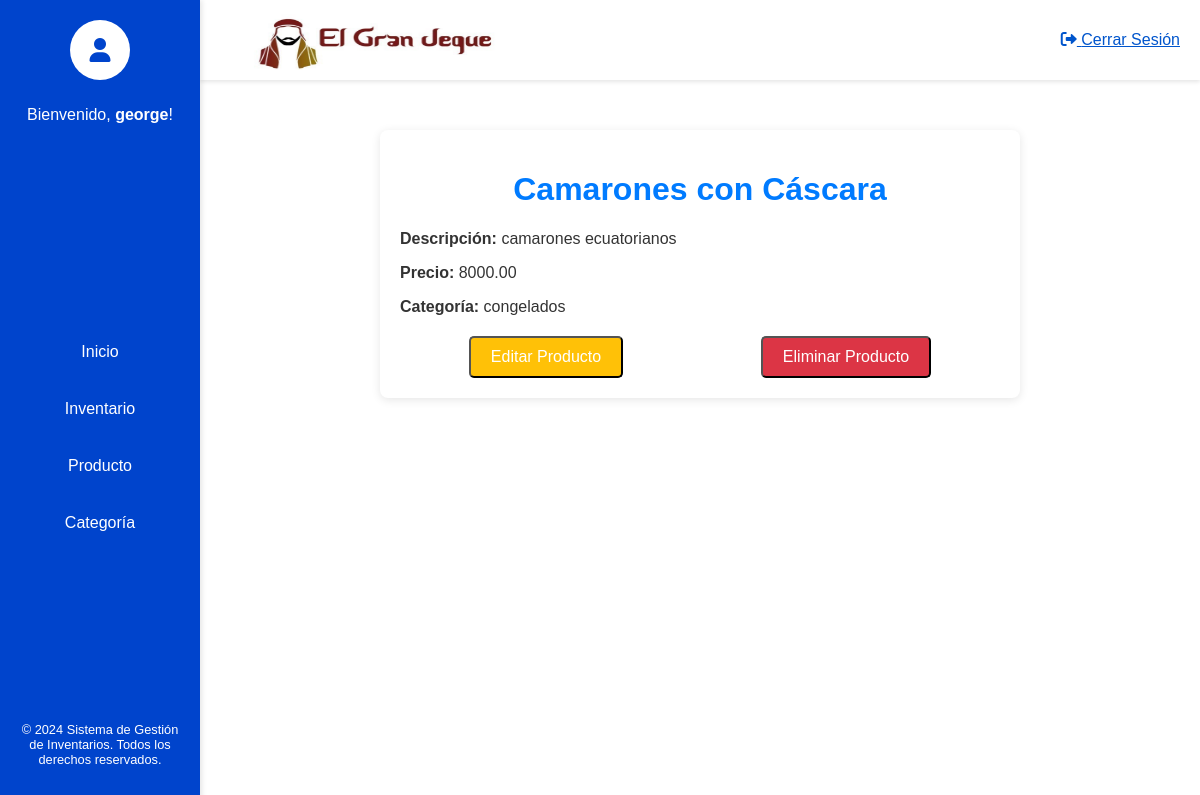
/home/productos/7/ (signed in), run on the app's committed database.
### inventa/models.py (models this page shows, shortened)
class Producto(models.Model):
    nombre=models.CharField(max_length=100)
    descripcion = models.TextField(blank=True, null=True)
    precio = models.DecimalField(max_digits=10, decimal_places=2)
    categoria = models.ForeignKey(Categoria, related_name='productos',on_delete=models.CASCADE)#no se agrega el on cascade para no eliminar categria con todos sus productos
    class Meta:
        verbose_name = 'Producto'
        verbose_name_plural = 'Productos'

class Categoria(models.Model):
    nombre=models.CharField("Nombre de Catedogia",max_length=150)
    observacion=models.CharField(("Observacion"), max_length=150)
    class Meta:
        verbose_name = 'Categoria'
        verbose_name_plural = 'Categorias'

### inventa/views.py (the view)
# urls.py: path('home/productos/<int:pk>/',ProductoDetailView.as_view(), name='detalle_producto'),
class ProductoDetailView(LoginRequiredMixin,DetailView):
    model = Producto
    template_name = "productos/detalle_producto.html"
    context_object_name='producto'
    def get_context_data(self, **kwargs):
        context = super().get_context_data(**kwargs)
        context['editar_producto'] = reverse_lazy('editar_producto', kwargs={'pk': self.object.pk})
        context['eliminar_producto'] = reverse_lazy('eliminar_producto', kwargs={'pk': self.object.pk})
        context['categorias'] = Categoria.objects.all()
        return context

### inventa/templates/productos/detalle_producto.html (shortened to what this page needs)
{% extends "base.html" %}
{% load static %}
{% block content %}
<link rel="stylesheet" href="{% static 'css/productos/detalle_producto.css' %}">
<div class="container">
    <h1>{{ producto.nombre }}</h1>
    <p><strong>Descripción:</strong> {{ producto.descripcion }}</p>
    <p><strong>Precio:</strong> {{ producto.precio }}</p>
    <p><strong>Categoría:</strong> {{ producto.categoria.nombre }}</p>
    <div class="actions">
        <button class="btn btn-warning" id="editBtn">Editar Producto</button>
        <form method="post" action="{% url 'eliminar_producto' producto.id %}" style="display:inline;">
            <button type="submit" class="btn btn-danger" onclick="return confirm('¿Estás seguro de que deseas eliminar este producto?');">Eliminar Producto</button>
        </form>
    </div>
</div>
{% endblock %}

### inventa/templates/base.html (shortened to what this page needs)
{% load static %}
<!DOCTYPE html>
<html lang="es">
<head>
    <link rel="stylesheet" href="{% static 'css/base.css' %}">
    <link rel="stylesheet" href="https://cdnjs.cloudflare.com/ajax/libs/font-awesome/6.0.0-beta3/css/all.min.css">
</head>
<body>
    <div class="layout">
        <nav class="navbar">
            <div class="user-info">
                <div class="avatar">
                    <i class="fas fa-user"></i>
                </div>
                <div class="welcome-message">
                    <p>Bienvenido, <strong>{{ user.username }}</strong>!</p>
                </div>
            </div>
            <ul>
                <li><a href="{% url 'home' %}"class="nav-link">Inicio</a></li>
                <li><a href="#" class="nav-link">Inventario</a></li>
                <li><a href="{% url 'productos' %}" class="nav-link">Producto</a></li>
                <li><a href="{% url 'categorias' %}" class="nav-link">Categoría</a></li>
            </ul>
            <div class="logout">
                <div class="info">
                    <p>&copy; 2024 Sistema de Gestión de Inventarios. Todos los derechos reservados.</p>
                </div>
            </div>
        </nav>
        <div class="content">
            <header>
                <img src="{% static 'imagenes/logo_el_gran_jeque.png' %}" alt="Logo" class="logo">
                <a  href="{% url 'logout' %}" class="logout-btn">
                    <i class="fas fa-sign-out-alt"></i> Cerrar Sesión
                </a>
            </header>
            <main>
                {% block content %}
                {% endblock  %}
        </div>
    </div>
</body>
</html>

### inventa/static/css/base.css (style rules this page uses)
body { font-family: Arial, sans-serif; margin: 0; padding: 0; color: #333; background-color: #f4f4f4; display: flex; flex-direction: column; min-height: 100vh; }
.user-info { display: flex; flex-direction: column; align-items: center; margin-bottom: 20px; }
.avatar { background-color: #fff; color: #0044cc; border-radius: 50%; width: 60px; height: 60px; display: flex; justify-content: center; align-items: center; font-size: 1.5rem; margin-bottom: 10px; }
.navbar { width: 200px; background-color: #0044cc; color: #fff; height: 100vh; position: fixed; top: 0; left: 0; padding: 20px; box-shadow: 2px 0 5px rgba(0, 0, 0, 0.1); box-sizing: border-box; display: flex; flex-direction: column; justify-content: space-between; }
.layout { display: flex; }
.navbar .welcome-message { margin-bottom: 20px; }
.navbar ul { list-style: none; padding: 0; margin: 0; }
.navbar ul li { margin-bottom: 15px; }
.navbar .nav-link { display: block; color: #fff; padding: 12px; text-decoration: none; border-radius: 5px; transition: background-color 0.3s; text-align: center; font-size: 1rem; }
.navbar .logout { display: flex; flex-direction: column; align-items: center; }
a.logout-btn { color: #0055cc; }
img { height: 100px; width: 300px; }
.navbar .info { text-align: center; font-size: 0.8rem; color: #fff; }
.content { margin-left: 200px; width: calc(100% - 200px); display: flex; flex-direction: column; }
header { background-color:#fff; color: #fff; padding: 10px 20px; box-shadow: 0 2px 4px rgba(0, 0, 0, 0.1); display: flex; justify-content: space-between; align-items: center; height: 60px; }
header .logo { height: 60px; margin: 0 auto; margin-left: 0; }
main { flex: 1; padding: 20px; }

### inventa/static/css/productos/detalle_producto.css (style rules this page uses)
body { background-color: #ffffff; font-family: Arial, sans-serif; }
.container { max-width: 600px; margin: 30px auto; padding: 20px; background-color: #fff; border-radius: 8px; box-shadow: 0 2px 10px rgba(0, 0, 0, 0.1); }
h1 { color: #007bff; text-align: center; }
.actions { display: flex; justify-content: space-around; margin-top: 20px; }
.btn-warning { background-color: #ffc107; color: #fff; }
.btn-danger { background-color: #dc3545; color: #fff; }
.btn { display: inline-block; padding: 10px 20px; font-size: 16px; text-decoration: none; border-radius: 5px; transition: background-color 0.3s; }

### data on the page
Producto: nombre "Camarones con Cáscara", descripcion "camarones ecuatorianos", precio "8000.00", categoria.nombre "congelados"

### other printed values
{{ user.username }} "george"
